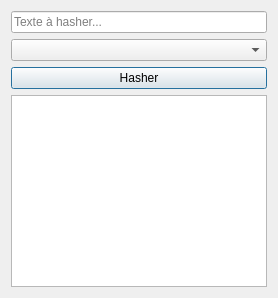
<?xml version="1.0" encoding="UTF-8"?>
<ui version="4.0">
 <class>Dialog</class>
 <widget class="QDialog" name="Dialog">
  <property name="windowTitle">
   <string>Hashage de texte</string>
  </property>
  <layout class="QVBoxLayout" name="verticalLayout">
   <item>
    <widget class="QLineEdit" name="lineEdit_texte">
     <property name="placeholderText">
      <string>Texte à hasher...</string>
     </property>
    </widget>
   </item>
   <item>
    <widget class="QComboBox" name="comboBox_algorithme"/>
   </item>
   <item>
    <widget class="QPushButton" name="pushButton_hasher">
     <property name="text">
      <string>Hasher</string>
     </property>
    </widget>
   </item>
   <item>
    <widget class="QTextEdit" name="textEdit_resultat"/>
   </item>
  </layout>
 </widget>
 <resources/>
 <connections/>
</ui>
